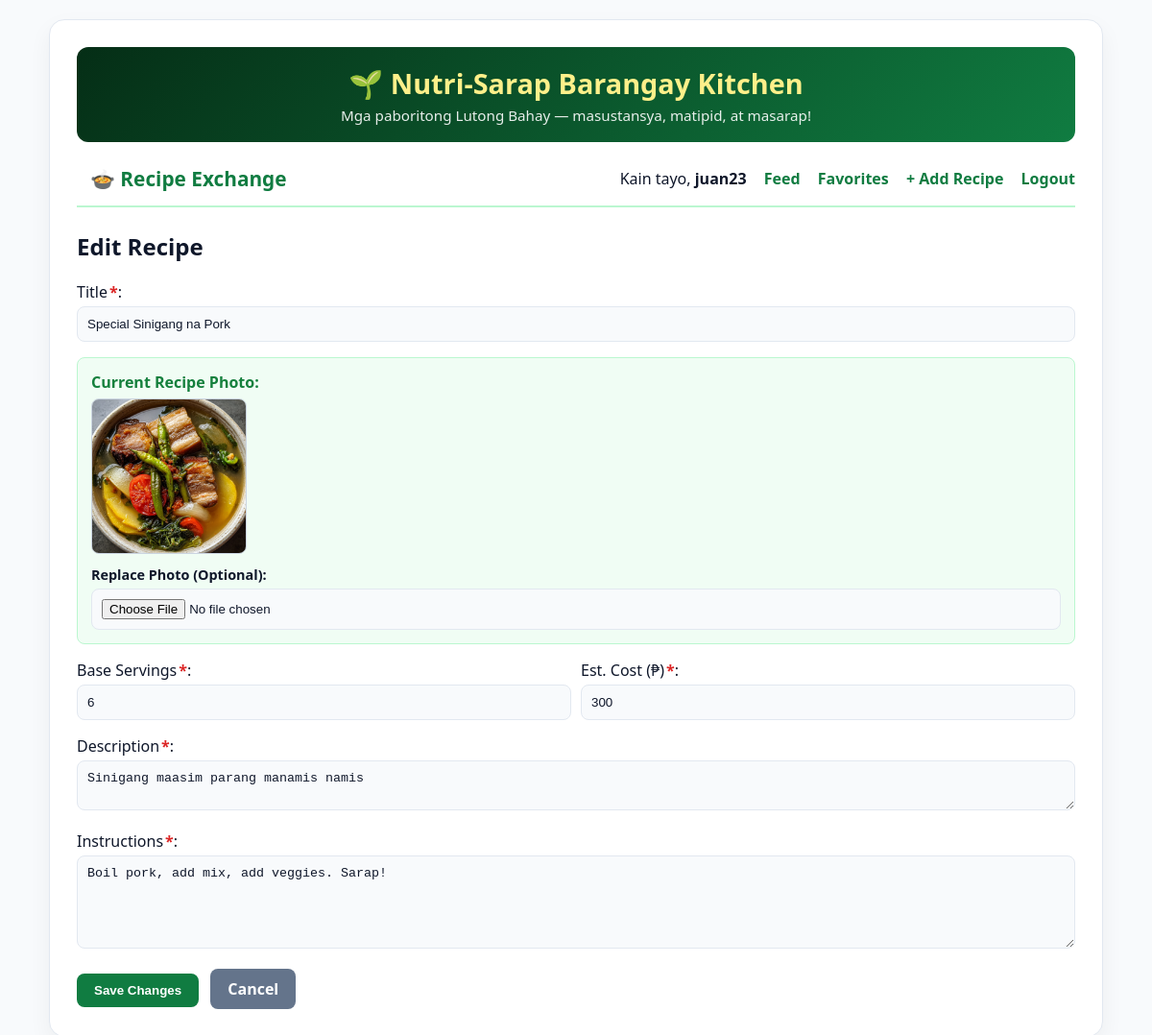
/recipe_edit.php?id=3 (signed in), run on the app's committed database.
### tables this page shows
CREATE TABLE `recipes` (
  `id` int(11) NOT NULL,
  `user_id` int(11) NOT NULL,
  `category_id` int(11) NOT NULL,
  `title` varchar(150) NOT NULL,
  `description` text NOT NULL,
  `instructions` text NOT NULL,
  `image` varchar(255) DEFAULT NULL,
  `prep_time_mins` int(11) DEFAULT 30,
  `servings` int(11) DEFAULT 4,
  `estimated_cost` decimal(10,2) DEFAULT 150.00,
  `difficulty` enum('Easy','Medium','Hard') DEFAULT 'Easy',
  `is_edited` tinyint(1) DEFAULT 0,
  `created_at` timestamp NOT NULL DEFAULT current_timestamp(),
  `updated_at` timestamp NOT NULL DEFAULT current_timestamp() ON UPDATE current_timestamp()
);

### recipe_edit.php (the view, shortened to what this page needs)
<?php
require_once 'db.php';
$recipeId = (int) ($_GET['id'] ?? 0);
$stmt = $pdo->prepare('SELECT * FROM recipes WHERE id = :id');
$stmt->execute(['id' => $recipeId]);
$recipe = $stmt->fetch();
require_once 'header.php';
?>
<h2>Edit Recipe</h2>
<form method="POST" action="recipe_edit.php?id=<?= $recipe['id'] ?>" enctype="multipart/form-data">
    <div style="margin-bottom: 16px;">
        <label>Title<span class="req">*</span>:</label>
        <input type="text" name="title" required value="<?= htmlspecialchars($recipe['title']) ?>">
    </div>
    <div style="margin-bottom: 16px; background: #f0fdf4; border: 1px solid #bbf7d0; padding: 14px; border-radius: 8px;">
        <label style="font-weight: bold; color: #15803d; display: block; margin-bottom: 6px;">Current Recipe Photo:</label>
        <?php if (!empty($recipe['image']) && file_exists('uploads/' . $recipe['image'])): ?>
            <div style="margin-bottom: 10px;">
                <img src="uploads/<?= htmlspecialchars($recipe['image']) ?>"
                     alt="Current Recipe Photo"
                     style="max-width: 100%; height: 160px; object-fit: cover; border-radius: 8px; border: 1px solid #cbd5e1; display: block;">
            </div>
        <?php else: ?>
            <p style="font-size: 0.9rem; color: #64748b; margin: 0 0 8px 0;">No photo attached to this recipe yet.</p>
        <?php endif; ?>
        <label for="image" style="font-size: 0.9rem; font-weight: bold;">Replace Photo (Optional):</label>
        <input type="file" id="image" name="image" accept="image/*">
    </div>
    <div style="margin-bottom: 16px; display: flex; gap: 10px; flex-wrap: wrap;">
        <div style="flex: 1; min-width: 130px;">
            <label>Base Servings<span class="req">*</span>:</label>
            <input type="number" name="servings" value="<?= (int)$recipe['servings'] ?>" min="1" required>
        </div>
        <div style="flex: 1; min-width: 130px;">
            <label>Est. Cost (₱)<span class="req">*</span>:</label>
            <input type="number" step="0.50" name="estimated_cost" value="<?= (float)$recipe['estimated_cost'] ?>" min="10" required>
        </div>
    </div>
    <div style="margin-bottom: 16px;">
        <label>Description<span class="req">*</span>:</label>
        <textarea name="description" rows="2" required><?= htmlspecialchars($recipe['description']) ?></textarea>
    </div>
    <div style="margin-bottom: 16px;">
        <label>Instructions<span class="req">*</span>:</label>
        <textarea name="instructions" rows="5" required><?= htmlspecialchars($recipe['instructions']) ?></textarea>
    </div>
    <button type="submit">Save Changes</button>
    <a href="recipe_detail.php?id=<?= $recipe['id'] ?>" class="btn btn-secondary" style="margin-left: 8px;">Cancel</a>
</form>
<?php require_once 'footer.php'; ?>

### header.php (style rules this page uses)
:root { --primary: #107c41; --primary-hover: #0b592e; --accent: #d97706; --bg: #f8fafc; --card-bg: #ffffff; --card-subtle: #f3f7f4; --text-main: #0f172a; --text-muted: #64748b; --border: #e2e8f0; --req: #dc2626; }
body { font-family: 'Segoe UI', Tahoma, Geneva, Verdana, sans-serif; background: var(--bg); color: var(--text-main); margin: 0; padding: 20px; }
.req { color: var(--req); font-weight: bold; margin-left: 2px; }
input, select, textarea { width: 100%; padding: 10px; background: #f8fafc; border: 1px solid var(--border); color: var(--text-main); border-radius: 8px; box-sizing: border-box; margin-top: 4px; }
button, .btn { background: var(--primary); color: white; border: none; padding: 10px 18px; border-radius: 8px; cursor: pointer; font-weight: 700; text-decoration: none; display: inline-block; }
.btn-secondary { background: #64748b; }

### data on the page
recipes: title "Special Sinigang na Pork", image (picture), servings "6", estimated_cost "300", description "Sinigang maasim parang manamis namis", instructions "Boil pork, add mix, add veggies. Sarap!"

### other printed values
$_SESSION['username'] "juan23"
